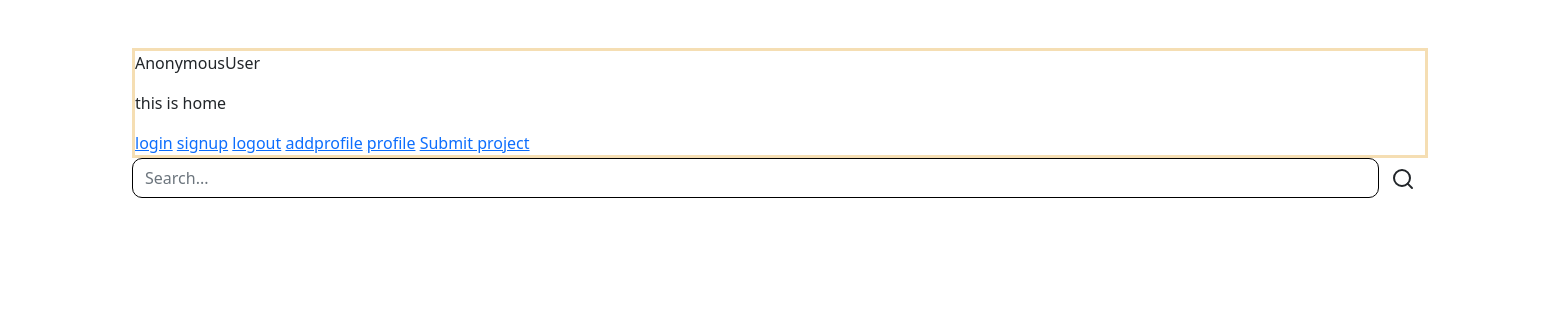
The app's page /, older data.
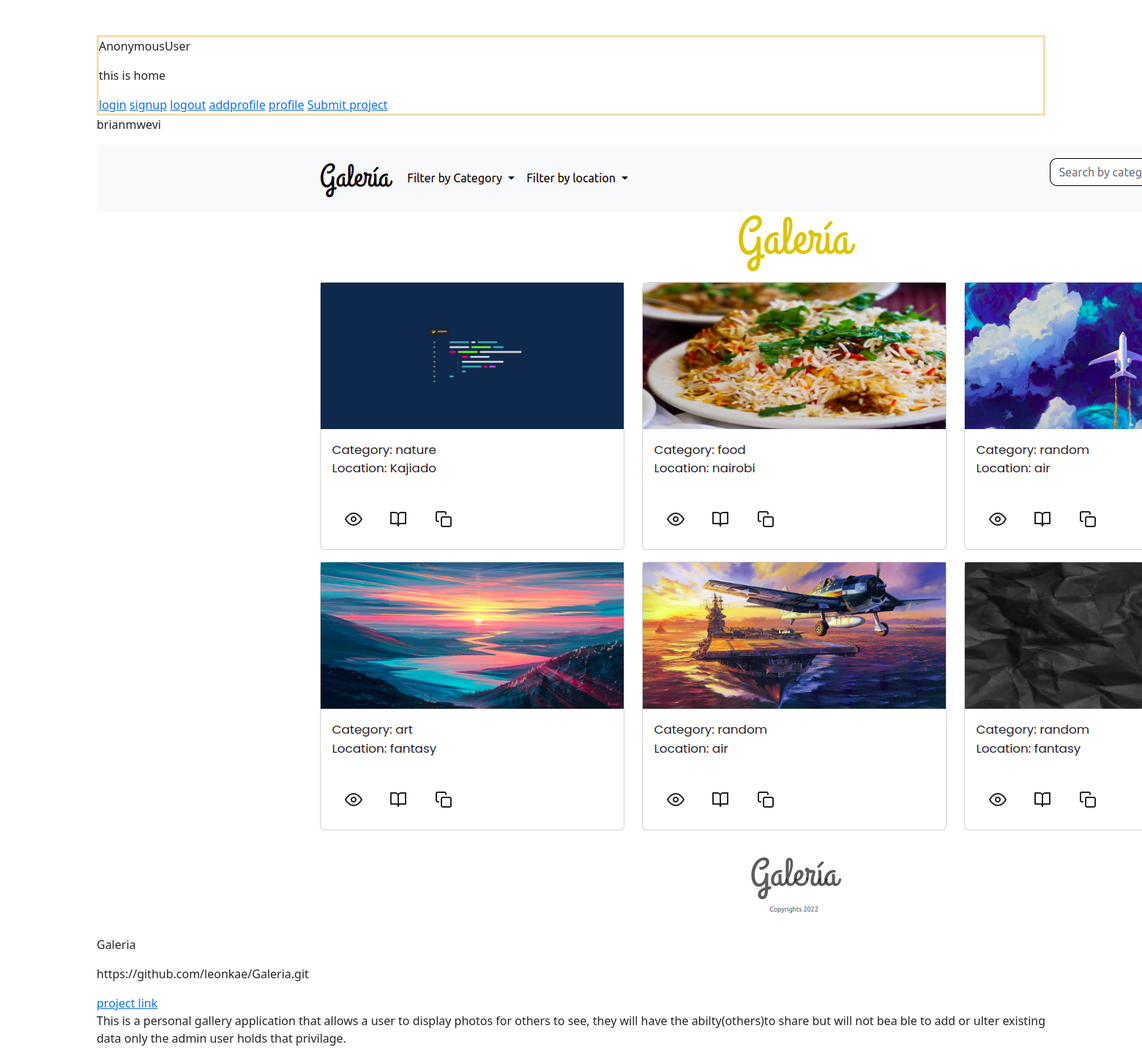
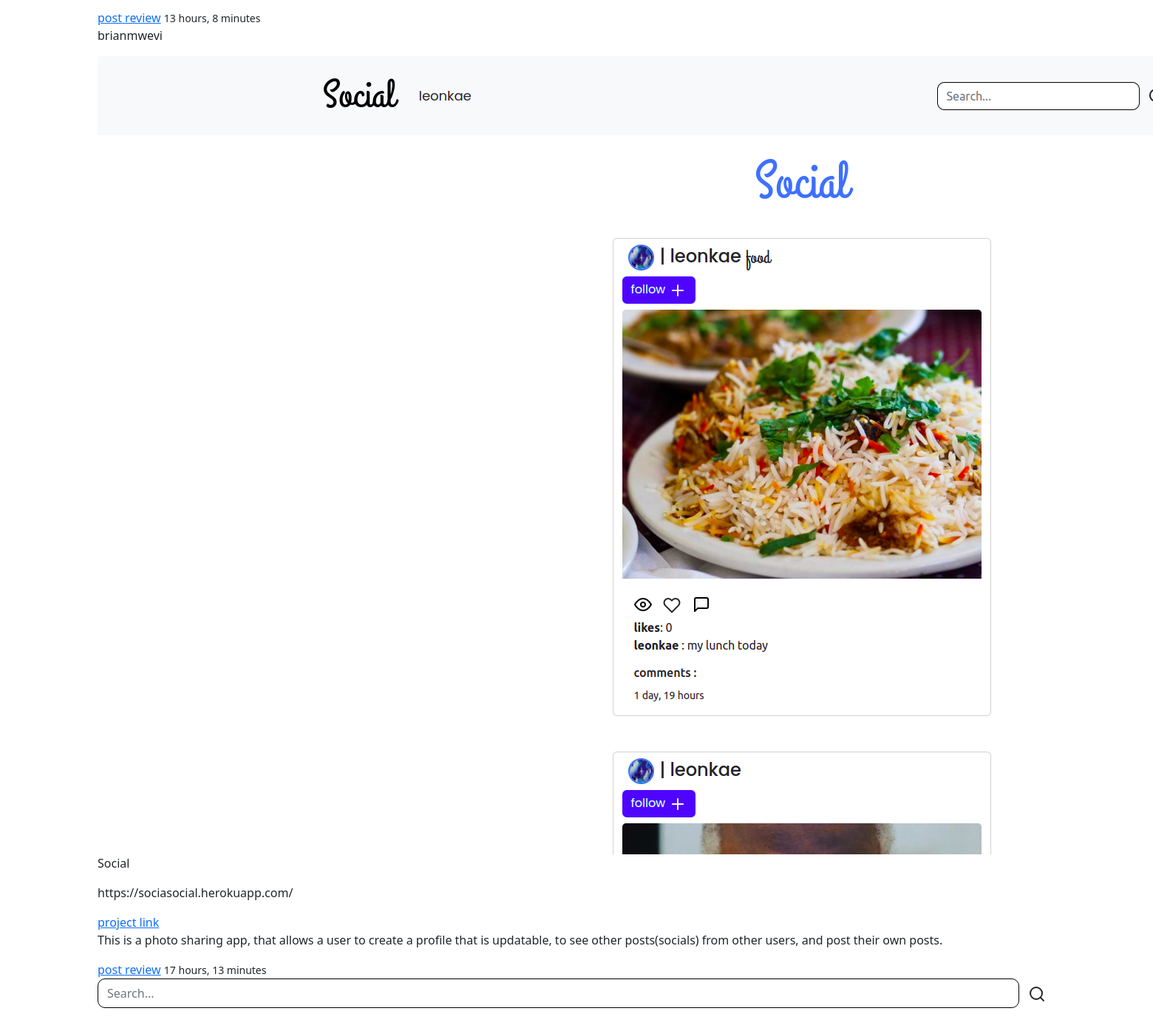
The same page, newer data (2 pictures, top to bottom).
### critique/models.py (models this page shows, shortened)
class Project(models.Model):
    image = models.ImageField(upload_to='media/', default='')
    projectname =models.CharField(max_length=100)
    description=models.CharField(max_length=255, null=False, blank=False)
    likes =models.ManyToManyField(User, related_name='critique_image')
    created = models.DateTimeField(auto_now_add=True)
    modified =models.DateTimeField(auto_now=True)
    reviews =models.ManyToManyField('Reviews',blank=True)
    urls = models.URLField()
    profile = models.ForeignKey(Profile, on_delete=models.CASCADE)

class Profile(models.Model):
    pro_picture =models.ImageField(upload_to ='profile/', default='')
    bio = models.TextField(max_length=255)
    user = models.ForeignKey(User, on_delete=models.CASCADE,related_name='profile')
    email= models.EmailField()
    def __str__(self):
        return self.user.username

### critique/views.py (the view)
# urls.py: path('', views.home, name='home'),
def home(request):
    images=Project.objects.order_by("-created").all()
    return render(request,'critiques/home.html', {'images':images})

### critique/templates/critiques/home.html (shortened to what this page needs)
{% extends 'critiques/base.html' %} {% block content %}
<div class="container">
  <div class="test-info">
    <p>{{request.user}}</p>
    <p>this is home</p>
    <a href="{% url 'login' %}">login</a>
    <a href="{% url 'signup' %}">signup</a>
    <a href="{% url 'logout' %}">logout</a>
    <a href="{% url 'addprofile' %}">addprofile</a>
    <a href="{% url 'profile' %}">profile</a>
    <a href="{% url 'create' %}">Submit project</a>
  </div>
  {% for image in images %}
  <p>{{image.profile}}</p>
  <img src="{{image.image.url}}" alt="img.." />
  <p>{{image.projectname}}</p>
  <p>{{image.urls}}</p>
  <a href="{{image.urls}}">project link</a>
  <p>{{image.description}}</p>
  <a href="{% url 'review' image.pk %}">post review</a>
  <small>{{image.created|timesince}}</small>
  {% endfor %}
  <form class="navbar-form" method="POST" action="{% url 'search' %}">
    <div class="input-group">
      <input
        type="search"
        id="search"
        class="form-control"
        placeholder="Search..."
        name="searched"
        style="border-radius: 10px; border: solid 1px black"
      />
      <div class="input-group-btn">
        <button class="btn btn-default" type="submit">
          <i class="glyphicon glyphicon-search"
            ><svg
              xmlns="http://www.w3.org/2000/svg"
              width="24"
              height="24"
              viewBox="0 0 24 24"
              fill="none"
              stroke="currentColor"
              stroke-width="2"
              stroke-linecap="round"
              stroke-linejoin="round"
              class="feather feather-search"
            >
              <circle cx="11" cy="11" r="8"></circle>
              <line x1="21" y1="21" x2="16.65" y2="16.65"></line></svg
          ></i>
        </button>
      </div>
    </div>
  </form>
</div>
{% endblock %}

### critique/templates/critiques/base.html (shortened to what this page needs)
{% load static %}
<!DOCTYPE html>
<html lang="en">
  <head>
    <link
      href="https://cdn.jsdelivr.net/npm/bootstrap@5.2.0-beta1/dist/css/bootstrap.min.css"
      rel="stylesheet"
    />
    {% block styles %}
        <link rel="stylesheet" href="{% static 'css/global.css' %}">
    {% endblock %}
  </head>
  <body class="m-5">
    {%block content%}
    {% endblock %}
  </body>
</html>

### critique/static/css/global.css (style rules this page uses)
.test-info { border: 3px solid wheat; }

Row changes from the older to the newer data that the page shows:
added Project: profile "brianmwevi", image (picture), projectname "Galeria", urls "https://github.com/leonkae/Galeria.git", description "This is a personal gallery application that allows a user to display photos for others to see, they will have the abilty(others)to share but will not bea ble to add or ulter existing data only the admin user holds that privilage.", created "13 hours, 8 minutes"
added Project: profile "brianmwevi", image (picture), projectname "Social", urls "https://sociasocial.herokuapp.com/", description "This is a photo sharing app, that allows a user to create a profile that is updatable, to see other posts(socials) from other users, and post their own posts.", created "17 hours, 13 minutes"
